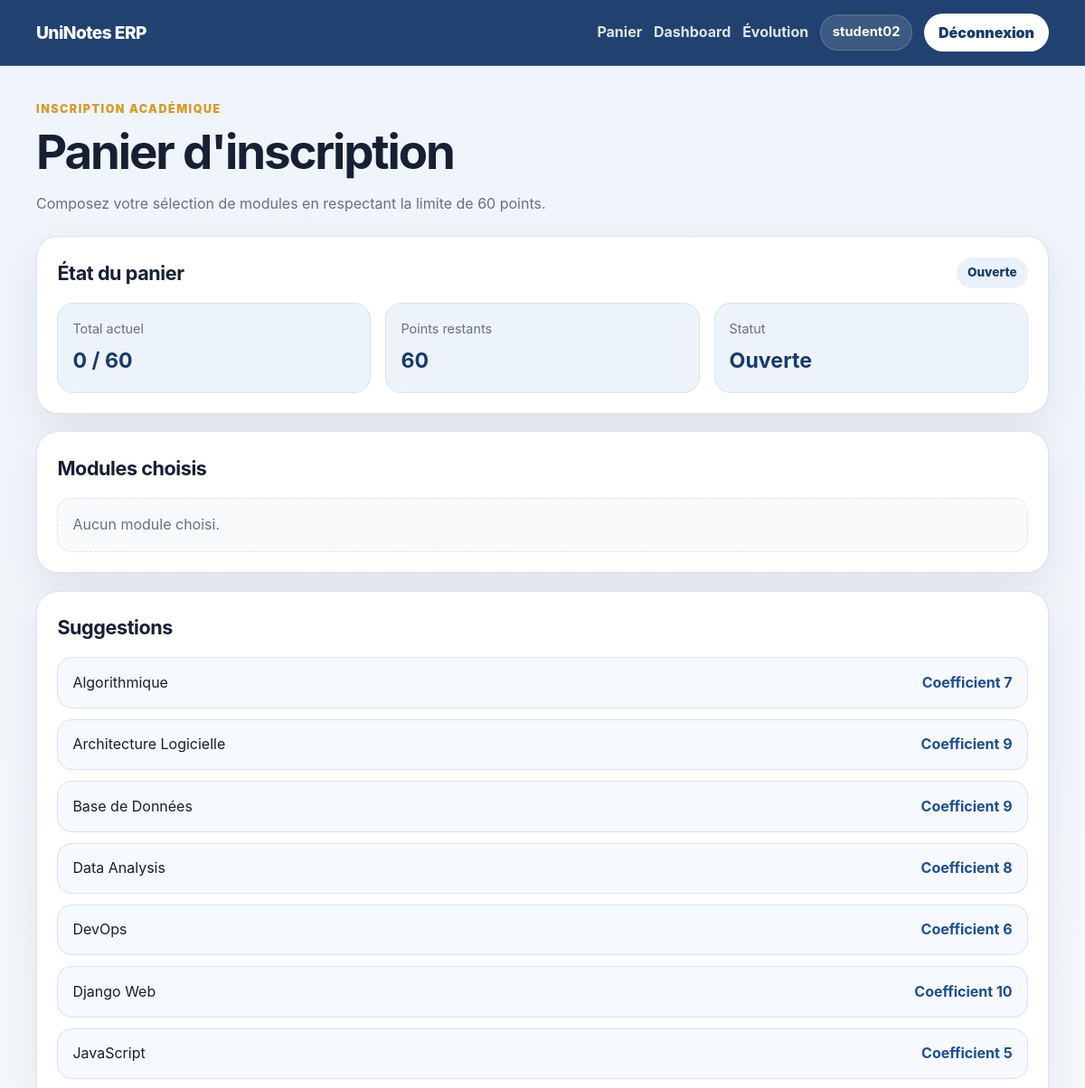
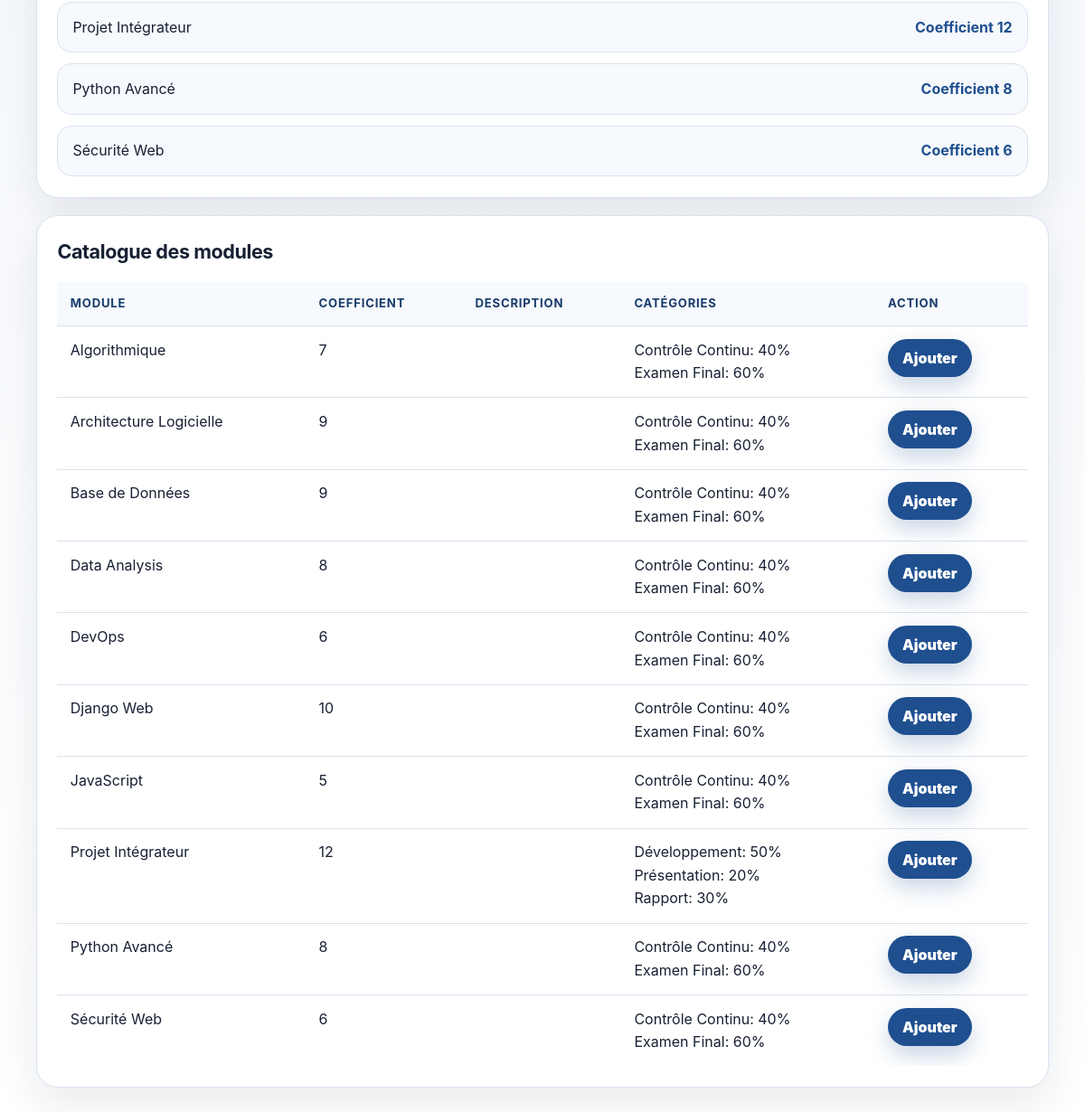
Page /academics/basket/ (signed in) on the committed database (2 pictures, top to bottom).
### academics/models.py (models this page shows, shortened)
class Inscription(models.Model):
    STATUT_OUVERTE = "ouverte"
    STATUT_VERROUILLEE = "verrouillee"
    STATUT_CHOICES = [
        (STATUT_OUVERTE, "Ouverte"),
        (STATUT_VERROUILLEE, "Verrouillée"),
    ]
    etudiant = models.ForeignKey(settings.AUTH_USER_MODEL, on_delete=models.CASCADE, related_name="inscriptions")
    annee_academique = models.CharField(max_length=20, default="2025-2026")
    statut = models.CharField(max_length=20, choices=STATUT_CHOICES, default=STATUT_OUVERTE)
    date_creation = models.DateTimeField(auto_now_add=True)
    class Meta:
        unique_together = ["etudiant", "annee_academique"]
        ordering = ["-date_creation"]

class CatalogueModule(models.Model):
    intitule = models.CharField(max_length=150, unique=True)
    coefficient = models.PositiveIntegerField(validators=[MinValueValidator(1)])
    description = models.TextField(blank=True, null=True)
    est_actif = models.BooleanField(default=True)
    class Meta:
        ordering = ["intitule"]

class CategorieEvaluation(models.Model):
   module = models.ForeignKey(CatalogueModule, on_delete=models.CASCADE, related_name="categories")
   nom = models.CharField(max_length=100)
   poids = models.PositiveBigIntegerField(validators=[MinValueValidator(1), MaxValueValidator(100)])
   class Meta:
       unique_together = ["module", "nom"]
       ordering = ["module__intitule", "nom"]

### academics/views.py (the view)
# urls.py: path("basket/", views.basket_view, name="basket"),
@login_required
def basket_view(request):
    if request.user.profile.role != Profile.ROLE_STUDENT:
        messages.error(request, "Accès réservé aux étudiants.")
        return redirect("home")
    inscription = get_current_inscription(request.user)
    total = get_total_coefficients(inscription)
    remaining = 60 - total
    selected_module_ids = inscription.modules_choisis.values_list(
        "module_id",
        flat=True
    )
    catalogue = CatalogueModule.objects.filter(
        est_actif=True
    ).exclude(
        id__in=selected_module_ids
    ).prefetch_related("categories")
    suggestions = catalogue.filter(coefficient__lte=remaining)
    return render(request, "academics/basket.html", {
        "inscription": inscription,
        "catalogue": catalogue,
        "modules_choisis": inscription.modules_choisis.select_related("module"),
        "total": total,
        "remaining": remaining,
        "suggestions": suggestions,
    })

### academics/views.py (called while the page is built)
def get_current_inscription(user):
    inscription, created = Inscription.objects.get_or_create(
        etudiant=user,
        annee_academique="2025-2026",
    )
    return inscription

def get_total_coefficients(inscription):
    result = inscription.modules_choisis.aggregate(
        total=Sum("module__coefficient")
    )
    return result["total"] or 0

### templates/academics/basket.html (shortened to what this page needs)
{% extends 'base.html' %}
{% block content %}
  <div class="page-header">
    <p class="eyebrow">Inscription académique</p>
    <h1>Panier d'inscription</h1>
    <p>Composez votre sélection de modules en respectant la limite de 60 points.</p>
  </div>
  <section class="card basket-status">
    <div class="section-title">
      <h2>État du panier</h2>
      <span class="status-badge">{{ inscription.get_statut_display }}</span>
    </div>
    <div class="stats-grid">
      <div class="stat-card">
        <span>Total actuel</span>
        <strong>{{ total }} / 60</strong>
      </div>
      <div class="stat-card">
        <span>Points restants</span>
        <strong>{{ remaining }}</strong>
      </div>
      <div class="stat-card">
        <span>Statut</span>
        <strong>{{ inscription.get_statut_display }}</strong>
      </div>
    </div>
  </section>
  <section class="card section-card">
    <div class="section-title">
      <h2>Modules choisis</h2>
    </div>
    {% if modules_choisis %}
      <div class="table-wrap">
        <table class="data-table">
          <thead>
            <tr>
              <th>Module</th>
              <th>Coefficient</th>
              <th>Action</th>
            </tr>
          </thead>
          <tbody>
            {% for choix in modules_choisis %}
              <tr>
                <td>{{ choix.module.intitule }}</td>
                <td>{{ choix.module.coefficient }}</td>
                <td>
                  {% if inscription.statut == 'ouverte' %}
                    <form method="post" action="{% url 'remove_module' choix.id %}" class="inline-form">
                      {% csrf_token %}
                      <button class="btn btn-danger" type="submit">Retirer</button>
                    </form>
                  {% else %}
                    <span class="btn btn-disabled">Verrouillé</span>
                  {% endif %}
                </td>
              </tr>
            {% endfor %}
          </tbody>
        </table>
      </div>
    {% else %}
      <p class="empty-state">Aucun module choisi.</p>
    {% endif %}
  </section>
  {% if inscription.statut == 'ouverte' %}
    <section class="card section-card">
      <div class="section-title">
        <h2>Suggestions</h2>
      </div>
      {% if suggestions %}
        <ul class="suggestion-list">
          {% for module in suggestions %}
            <li>
              <span>{{ module.intitule }}</span>
              <strong>Coefficient {{ module.coefficient }}</strong>
            </li>
          {% endfor %}
        </ul>
      {% else %}
        <p class="empty-state">Aucune suggestion disponible pour les points restants.</p>
      {% endif %}
    </section>
    <section class="card section-card">
      <div class="section-title">
        <h2>Catalogue des modules</h2>
      </div>
      {% if catalogue %}
        <div class="table-wrap">
          <table class="data-table">
            <thead>
              <tr>
                <th>Module</th>
                <th>Coefficient</th>
                <th>Description</th>
                <th>Catégories</th>
                <th>Action</th>
              </tr>
            </thead>
            <tbody>
              {% for module in catalogue %}
                <tr>
                  <td>{{ module.intitule }}</td>
                  <td>{{ module.coefficient }}</td>
                  <td>{{ module.description }}</td>
                  <td>
                    {% for categorie in module.categories.all %}
                      {{ categorie.nom }}: {{ categorie.poids }}%<br />
                    {% endfor %}
                  </td>
                  <td>
                    <form method="post" action="{% url 'add_module' module.id %}" class="inline-form">
                      <button class="btn btn-primary" type="submit">Ajouter</button>
                    </form>
                  </td>
                </tr>
              {% endfor %}
            </tbody>
          </table>
        </div>
      {% else %}
        <p class="empty-state">Aucun module disponible.</p>
      {% endif %}
    </section>
  {% endif %}
{% endblock %}

### templates/base.html (shortened to what this page needs)
<!DOCTYPE html>
{% load static %}
<html lang="fr">
  <head>
    <link rel="stylesheet" href="{% static 'css/style.css' %}" />
  </head>
  <body>
    <nav class="navbar">
      <div class="nav-inner">
        <a class="brand" href="{% url 'home' %}">UniNotes ERP</a>
        <div class="nav-actions">
          {% if user.is_authenticated %}
            {% if user.profile.role == 'student' %}
              <a class="nav-link" href="{% url 'basket' %}">Panier</a>
              <a class="nav-link" href="{% url 'student_dashboard' %}">Dashboard</a>
              <a class="nav-link" href="{% url 'evolution' %}">Évolution</a>
            {% elif user.profile.role == 'tutor' %}
              <a class="nav-link" href="{% url 'tutor_students' %}">Étudiants</a>
            {% endif %}
            <span class="user-pill">{{ user.username }}</span>
            <form method="post" action="{% url 'logout' %}" class="inline-form">
              <button class="btn btn-light" type="submit">Déconnexion</button>
            </form>
          {% else %}
            <a class="nav-link" href="{% url 'login' %}">Connexion</a>
            <a class="btn btn-light" href="{% url 'register' %}">Inscription</a>
          {% endif %}
        </div>
      </div>
    </nav>
    <main class="container">
      {% block content %}
      {% endblock %}
    </main>
  </body>
</html>

### static/css/style.css (style rules this page uses)
* { box-sizing: border-box; }
:root { --bg: #f4f7fb; --surface: #ffffff; --surface-soft: #edf3fb; --primary: #1f4f8f; --primary-dark: #183b6b; --accent: #d59b2d; --danger: #b4232f; --danger-dark: #8f1d27; --text: #172033; --muted: #667085; --border: #d9e2ef; --shadow: 0 18px 45px rgba(23, 32, 51, 0.09); }
body { margin: 0; min-height: 100vh; background: linear-gradient(180deg, #eef4fb 0%, var(--bg) 38%, #ffffff 100%); color: var(--text); font-family: Inter, "Segoe UI", Arial, sans-serif; font-size: 16px; line-height: 1.6; }
a { color: var(--primary); text-decoration: none; }
h1, h2, h3, p { margin-top: 0; }
h1 { font-size: clamp(2rem, 5vw, 3.3rem); line-height: 1.08; letter-spacing: -0.04em; margin-bottom: 1rem; }
h2 { font-size: 1.35rem; letter-spacing: -0.02em; margin-bottom: 0.75rem; }
button, input, select, textarea { font: inherit; }
.navbar { position: sticky; top: 0; z-index: 10; background: rgba(24, 59, 107, 0.96); border-bottom: 1px solid rgba(255, 255, 255, 0.14); backdrop-filter: blur(12px); }
.nav-inner { width: min(1120px, calc(100% - 32px)); margin: 0 auto; min-height: 72px; display: flex; align-items: center; justify-content: space-between; gap: 1rem; }
.brand { color: #ffffff; font-size: 1.2rem; font-weight: 800; letter-spacing: -0.03em; }
.nav-actions { display: flex; align-items: center; gap: 0.8rem; flex-wrap: wrap; justify-content: flex-end; }
.nav-link { color: rgba(255, 255, 255, 0.86); font-weight: 700; }
.user-pill { color: #ffffff; background: rgba(255, 255, 255, 0.12); border: 1px solid rgba(255, 255, 255, 0.18); border-radius: 999px; padding: 0.45rem 0.8rem; font-size: 0.92rem; font-weight: 700; }
.container { width: min(1120px, calc(100% - 32px)); margin: 0 auto; padding: 2.4rem 0 4rem; }
.eyebrow { margin-bottom: 0.55rem; color: var(--accent); font-size: 0.78rem; font-weight: 900; letter-spacing: 0.12em; text-transform: uppercase; }
.card { background: var(--surface); border: 1px solid var(--border); border-radius: 24px; box-shadow: var(--shadow); }
.page-header { margin-bottom: 1.4rem; }
.page-header p:last-child { color: var(--muted); max-width: 720px; }
.section-card, .basket-status { padding: 1.4rem; margin-bottom: 1.2rem; }
.section-title { display: flex; align-items: center; justify-content: space-between; gap: 1rem; margin-bottom: 1rem; }
.section-title h2 { margin-bottom: 0; }
.status-badge { display: inline-flex; align-items: center; border-radius: 999px; padding: 0.4rem 0.75rem; background: #eaf1fb; color: var(--primary-dark); font-size: 0.85rem; font-weight: 800; }
.stats-grid { display: grid; grid-template-columns: repeat(3, 1fr); gap: 1rem; }
.stat-card { padding: 1rem; border-radius: 18px; background: var(--surface-soft); border: 1px solid var(--border); }
.stat-card span { display: block; color: var(--muted); font-size: 0.9rem; margin-bottom: 0.35rem; }
.stat-card strong { display: block; color: var(--primary-dark); font-size: 1.45rem; }
.table-wrap { width: 100%; overflow-x: auto; }
.data-table { width: 100%; border-collapse: collapse; min-width: 680px; }
.data-table th, .data-table td { padding: 0.85rem 0.9rem; text-align: left; border-bottom: 1px solid var(--border); vertical-align: top; }
.data-table th { color: var(--primary-dark); background: #f6f9fd; font-size: 0.82rem; letter-spacing: 0.06em; text-transform: uppercase; }
.data-table tr:last-child td { border-bottom: 0; }
.suggestion-list { list-style: none; padding: 0; margin: 0; display: grid; gap: 0.75rem; }
.suggestion-list li { display: flex; align-items: center; justify-content: space-between; gap: 1rem; padding: 0.9rem 1rem; border-radius: 16px; background: #f6f9fd; border: 1px solid var(--border); }
.suggestion-list strong { color: var(--primary); white-space: nowrap; }
.empty-state { margin-bottom: 0; color: var(--muted); background: #f8fafc; border: 1px dashed var(--border); border-radius: 16px; padding: 1rem; }
.btn { display: inline-flex; align-items: center; justify-content: center; min-height: 42px; border: 0; border-radius: 999px; padding: 0.65rem 1rem; cursor: pointer; font-weight: 900; line-height: 1; text-decoration: none; transition: transform 0.2s ease, box-shadow 0.2s ease, background 0.2s ease; }
.btn-primary { color: #ffffff; background: var(--primary); box-shadow: 0 10px 24px rgba(31, 79, 143, 0.24); }
.btn-light { color: var(--primary-dark); background: #ffffff; }
.inline-form { display: inline; }

### rows in the picture
Inscription: statut "Ouverte"
CatalogueModule: intitule "Algorithmique", coefficient "7"
CatalogueModule: intitule "Architecture Logicielle", coefficient "9"
CatalogueModule: intitule "Base de Données", coefficient "9"
CatalogueModule: intitule "Data Analysis", coefficient "8"
CatalogueModule: intitule "DevOps", coefficient "6"
CatalogueModule: intitule "Django Web", coefficient "10"
CatalogueModule: intitule "JavaScript", coefficient "5"
CatalogueModule: intitule "Projet Intégrateur", coefficient "12"
CatalogueModule: intitule "Python Avancé", coefficient "8"
CatalogueModule: intitule "Sécurité Web", coefficient "6"
CategorieEvaluation: nom "Contrôle Continu", poids "40"
CategorieEvaluation: nom "Examen Final", poids "60"
CategorieEvaluation: nom "Contrôle Continu", poids "40"
CategorieEvaluation: nom "Examen Final", poids "60"
CategorieEvaluation: nom "Contrôle Continu", poids "40"
CategorieEvaluation: nom "Examen Final", poids "60"
CategorieEvaluation: nom "Contrôle Continu", poids "40"
CategorieEvaluation: nom "Examen Final", poids "60"
CategorieEvaluation: nom "Contrôle Continu", poids "40"
CategorieEvaluation: nom "Examen Final", poids "60"
CategorieEvaluation: nom "Contrôle Continu", poids "40"
CategorieEvaluation: nom "Examen Final", poids "60"
CategorieEvaluation: nom "Contrôle Continu", poids "40"
CategorieEvaluation: nom "Examen Final", poids "60"
CategorieEvaluation: nom "Développement", poids "50"
CategorieEvaluation: nom "Présentation", poids "20"
CategorieEvaluation: nom "Rapport", poids "30"
CategorieEvaluation: nom "Contrôle Continu", poids "40"
CategorieEvaluation: nom "Examen Final", poids "60"
CategorieEvaluation: nom "Contrôle Continu", poids "40"
CategorieEvaluation: nom "Examen Final", poids "60"

### other values in the picture
{{ user.username }} "student02"
{{ total }} "0"
{{ remaining }} "60"
